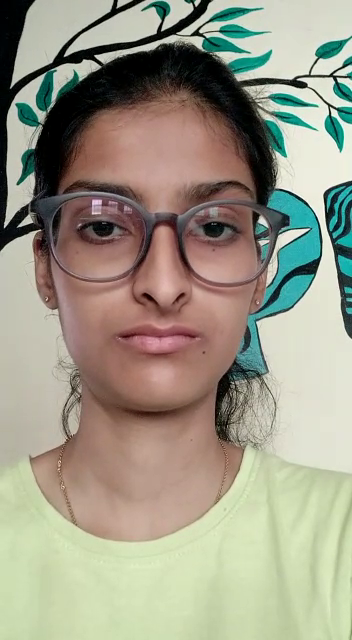
#> input picture frame 30 of backend/ml/Video/Dharithri.mp4, 352 x 640 px, given in place of .mp4, which was not available
$ python Recognise_face.py
#> lines starting #> are read from the running program, lines starting #| are printed output that depends on the picture


import cv2
from sklearn.model_selection import train_test_split
from sklearn.svm import SVC
from scipy.sparse.linalg import svds
import numpy as np
import pickle
from sklearn.svm import SVC
import os


def recognize_face(new_img, mean_face, eigenvectors, clf_path):
    new_img = cv2.resize(new_img, (128, 128))
    new_img_flattened = new_img.flatten()
    mean_face_1d = mean_face.flatten()
    new_img_centered = new_img_flattened - mean_face_1d
    projection = np.dot(new_img_centered, eigenvectors)
    label = clf.predict([projection])[0]
    return label


def face_extractor(img):
    gray = cv2.cvtColor(img, cv2.COLOR_BGR2GRAY)
    faces = face_classifier.detectMultiScale(gray, 1.3, 5)

    if faces == ():
        return None

    for (x, y, w, h) in faces:
        cropped_face = img[y:y+h, x:x+w]

    return cropped_face


if __name__ == '__main__':
    cascade_dir = os.path.join(os.path.dirname(
    cv2.__file__), "data", "haarcascade_frontalface_default.xml")
    face_classifier = cv2.CascadeClassifier(cascade_dir)
    eigenfaces_dir = 'backend/ml/Eigen'
    video_file ='backend/ml/test/.mp4'
    label = os.path.splitext(os.path.basename(video_file))[0]
    print(label)
    cap = cv2.VideoCapture(video_file)
    # predicted_label_counts = {}


    while True:
        # read a frame from the video
        ret, frame = cap.read()
#> frame is the input picture: shape (640, 352, 3); mean B, G, R 135.4, 152.8, 156.7
        if not ret:
            break
        if face_extractor(frame) is not None:
#> in face_extractor, `gray = cv2.cvtColor(img, cv2.COLOR_BGR2GRAY)`:
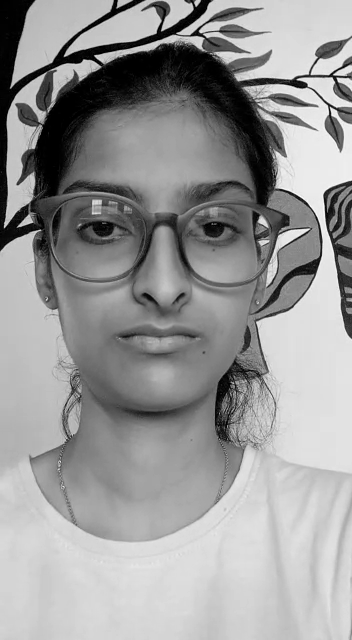
#> gray: shape (640, 352); min 0, max 255, mean 151.9
#> in face_extractor, `faces = face_classifier.detectMultiScale(gray, 1.3, 5)`: faces = [[28, 124, 273, 273]]
#> (the run stopped early here; a loop or call above may not have finished)

$ run again, starting later in the video
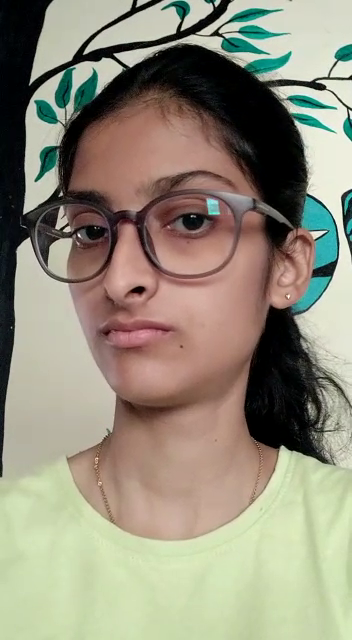
#> input picture frame 139 of backend/ml/Video/Dharithri.mp4, 352 x 640 px, given in place of .mp4, which was not available
#> frame is the input picture: shape (640, 352, 3); mean B, G, R 123.5, 141.3, 147.1
#> in face_extractor, `gray = cv2.cvtColor(img, cv2.COLOR_BGR2GRAY)`:
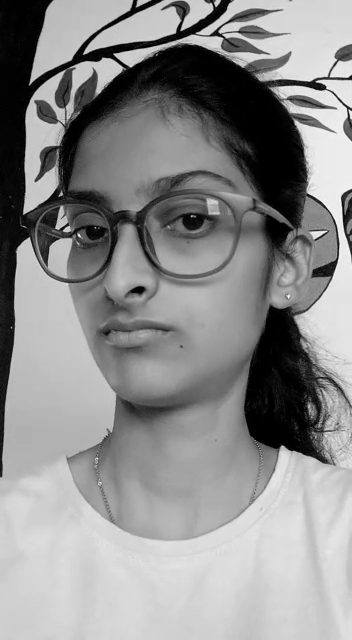
#> gray: shape (640, 352); min 0, max 255, mean 140.9
#> faces = ()

$ run again, starting later in the video
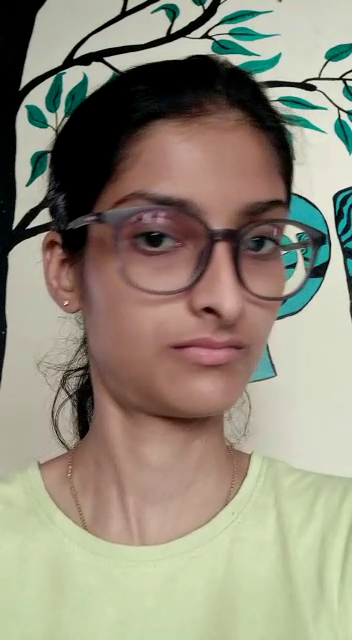
#> input picture frame 247 of backend/ml/Video/Dharithri.mp4, 352 x 640 px, given in place of .mp4, which was not available
#> frame is the input picture: shape (640, 352, 3); mean B, G, R 123.9, 140.9, 147.2
#> in face_extractor, `gray = cv2.cvtColor(img, cv2.COLOR_BGR2GRAY)`:
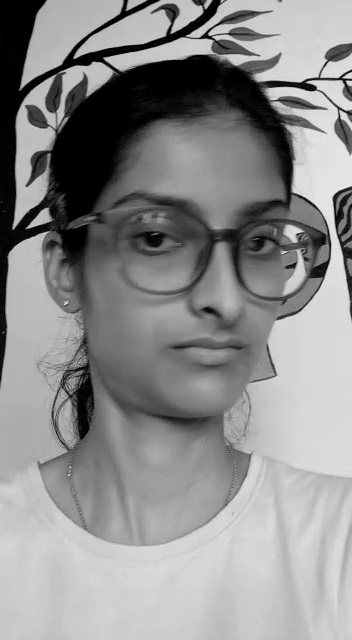
#> gray: shape (640, 352); min 0, max 238, mean 140.8
#> faces = [[72, 137, 268, 268]]
